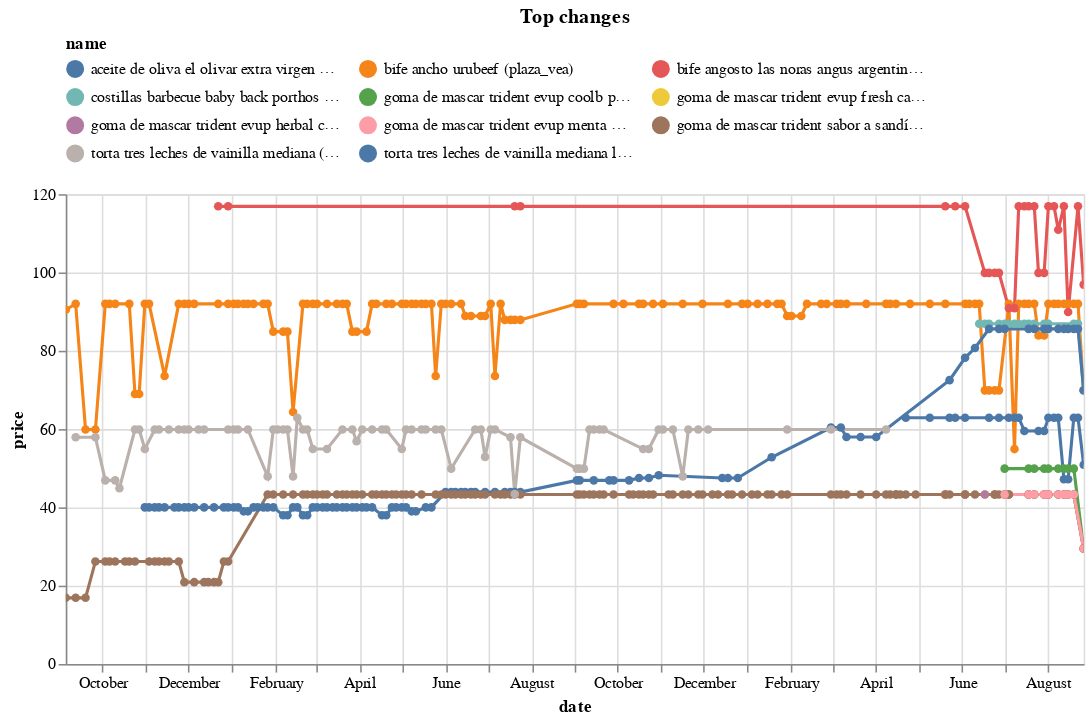

Write notebook code for a chart like this one.
### Code cell
top_changes_abs.head(10).pipe(plot_changes, 'Top changes')

### Figure 1 — Vega-Lite specification as saved in the notebook (floating-point values rounded to 4 significant figures; data arrays with more than 128 entries replaced by an {"elided": "..."} marker saying what was removed)
{"config": {"view": {"continuousWidth": 300, "continuousHeight": 300}, "legend": {"columns": 3, "orient": "top"}}, "data": {"name": "data-9b344022df2c68ebd0d7b22b98bcb86e"}, "mark": {"type": "line", "point": true}, "encoding": {"color": {"field": "name", "scale": {"domain": ["aceite de oliva el olivar extra virgen botella 1l (plaza_vea)", "bife ancho urubeef (plaza_vea)", "bife angosto las noras angus argentino (plaza_vea)", "costillas barbecue baby back porthos caja 1kg (plaza_vea)", "goma de mascar trident evup coolb paquete 12un (plaza_vea)", "goma de mascar trident evup fresh caja 12un (plaza_vea)", "goma de mascar trident evup herbal caja 12un (plaza_vea)", "goma de mascar trident evup menta paquete 12un (plaza_vea)", "goma de mascar trident sabor a sandía caja 12un (plaza_vea)", "torta tres leches de vainilla mediana (plaza_vea)", "torta tres leches de vainilla mediana la florencia 1un (plaza_vea)"]}, "type": "nominal"}, "tooltip": [{"field": "name", "type": "nominal"}, {"field": "price", "type": "quantitative"}, {"field": "last_price", "type": "quantitative"}], "x": {"field": "date", "type": "temporal"}, "y": {"field": "price", "type": "quantitative"}}, "params": [{"name": "param_7", "select": {"type": "point", "fields": ["name"]}, "bind": "legend"}, {"name": "param_8", "select": {"type": "interval", "encodings": ["x", "y"]}, "bind": "scales"}], "title": "Top changes", "transform": [{"filter": {"param": "param_7"}}], "width": 650, "$schema": "https://vega.github.io/schema/vega-lite/v5.20.1.json", "datasets": {"data-9b344022df2c68ebd0d7b22b98bcb86e": {"elided": "540 records"}}}
